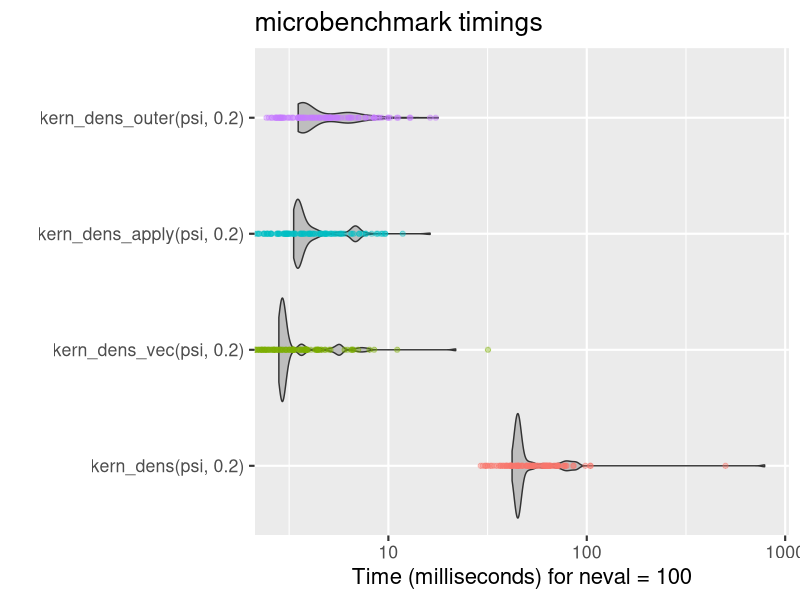

This figure's R source: (Note: a time limit stopped this script after it produced the figure.)
## ---- chunk 1
library(ggplot2)
knitr::opts_chunk$set(
  fig.width = 4.8,
  fig.height = 4.2,
  cache = TRUE,
  fig.retina = 3,
  fig.align = "center",
  fig.align = "center"
)
theme_set(theme_grey(base_size = 16))
## ---- chunk 2
library(microbenchmark)

x <- rnorm(1e4)
loop_bench <- microbenchmark(
  for (i in seq_along(x)) 10 * x[i],
  10 * x
)
loop_bench <- summary(loop_bench)
## ---- chunk 3
loop_bench[, c(1, 4, 5)]
## ---- chunk 4
cat("units: ", attr(loop_bench, "unit"))
## ---- chunk 5
apply_bench <- microbenchmark(
  sapply(x, function(z) 10 * z),
  10 * x
)
apply_bench <- summary(apply_bench)
## ---- chunk 6
apply_bench[, c(1, 4, 5)]
## ---- chunk 7
cat("units: ", attr(apply_bench, "unit"))
## ---- chunk 8
kern_dens <- function(x, h, m = 512) {
  rg <- range(x)
  xx <- seq(rg[1] - 3 * h, rg[2] + 3 * h, length.out = m)
  y <- numeric(m)

  for (i in seq_along(xx)) {
    for (j in seq_along(x)) { #<<
      y[i] <- y[i] + exp(-(xx[i] - x[j])^2 / (2 * h^2)) #<<
    } #<<
  }

  y <- y / (sqrt(2 * pi) * h * length(x))

  list(x = xx, y = y)
}
## ---- chunk 9
kern_dens_vec <- function(x, h, m = 512) {
  rg <- range(x)
  xx <- seq(rg[1] - 3 * h, rg[2] + 3 * h, length.out = m)
  y <- numeric(m)
  const <- (sqrt(2 * pi) * h * length(x))

  for (i in seq_along(xx)) {
    y[i] <- sum(exp(-(xx[i] - x)^2 / (2 * h^2))) / const #<<
  }

  list(x = xx, y = y)
}
## ---- chunk 10
kern_dens_apply <- function(x, h, m = 512) {
  rg <- range(x)
  xx <- seq(rg[1] - 3 * h, rg[2] + 3 * h, length.out = m)
  const <- sqrt(2 * pi) * h * length(x)
  y <- sapply(xx, function(z) sum(exp(-(z - x)^2 / (2 * h^2))) / const)
  list(x = xx, y = y)
}

kern_dens_outer <- function(x, h, m = 512) {
  rg <- range(x)
  xx <- seq(rg[1] - 3 * h, rg[2] + 3 * h, length.out = m)
  y <- outer(xx, x, function(zz, z) exp(-(zz - z)^2 / (2 * h^2)))
  y <- rowMeans(y) / (sqrt(2 * pi) * h)
  list(x = xx, y = y)
}
## ---- chunk 11
phipsi <- read.table("phipsi.tsv", header = TRUE)
phipsi[, c("phi", "psi")] <- pi * phipsi[, c("phi", "psi")] / 180
psi <- phipsi$psi
## ---- chunk 12
kern_bench <- microbenchmark(
  kern_dens(psi, 0.2),
  kern_dens_vec(psi, 0.2),
  kern_dens_apply(psi, 0.2),
  kern_dens_outer(psi, 0.2)
)
## ---- chunk 13
old_options <- options(digits = 3)
kern_bench
options(digits = old_options$digits)
## ---- chunk 14
autoplot(kern_bench) +
  geom_jitter(aes(color = expr), height = 0.2, width = 0, alpha = 0.4) +
  aes(fill = I("gray")) +
  theme(legend.position = "none")
## ---- chunk 15
conf <- expand.grid(
  fun = c("kern_dens", "kern_dens_vec", "kern_dens_apply", "kern_dens_outer"),
  n = 2^(5:11),
  m = 2^c(5, 7, 9, 11)
)

set.seed(1234)
x <- rnorm(2^11)
calls <- paste0(conf[, 1], "(x[1:", conf[, 2], "], h = 0.2, m = ", conf[, 3], ")")
expr_list <- lapply(calls, function(x) parse(text = x)[[1]])

kern_benchmarks <- microbenchmark(list = expr_list, times = 40L)
## ---- chunk 16
library(tidyverse)
class(kern_benchmarks) <- "data.frame"
kern_benchmarks <- bind_cols(conf, expr = calls) %>%
  left_join(kern_benchmarks, .)

kern_benchmarks$m <- factor(
  kern_benchmarks$m,
  levels = c(32, 128, 512, 2048),
  labels = c("m = 32", "m = 128", "m = 512", "m = 2048")
)

ggplot(kern_benchmarks, aes(x = n, y = time, color = fun)) +
  geom_abline(intercept = 15, slope = 1, color = "gray", linetype = 2) +
  stat_summary(fun.y = "median", geom = "line") +
  stat_summary(fun.y = "median", geom = "point") +
  facet_wrap(~m) +
  scale_x_continuous(trans = "log2") +
  scale_y_continuous("Time (ms)",
    trans = "log2",
    breaks = c(1e5, 1e6, 1e7, 1e8),
    labels = c("0.1", "1", "10", "100")
  ) +
  scale_color_discrete("Function:") +
  theme(legend.position = "top")
